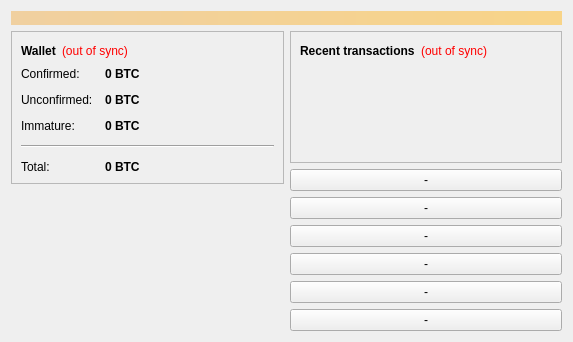
<?xml version="1.0" encoding="UTF-8"?>
<ui version="4.0">
 <class>OverviewPage</class>
 <widget class="QWidget" name="OverviewPage">
  <property name="geometry">
   <rect>
    <x>0</x>
    <y>0</y>
    <width>573</width>
    <height>342</height>
   </rect>
  </property>
  <property name="windowTitle">
   <string>Form</string>
  </property>
  <layout class="QVBoxLayout" name="topLayout">
   <item>
    <widget class="QLabel" name="labelAlerts">
     <property name="visible">
      <bool>false</bool>
     </property>
     <property name="styleSheet">
      <string notr="true">background-color: qlineargradient(x1: 0, y1: 0, x2: 1, y2: 0, stop:0 #F0D0A0, stop:1 #F8D488); color:#000000;</string>
     </property>
     <property name="wordWrap">
      <bool>true</bool>
     </property>
     <property name="margin">
      <number>3</number>
     </property>
    </widget>
   </item>
   <item>
    <layout class="QHBoxLayout" name="horizontalLayout" stretch="1,1">
     <item>
      <layout class="QVBoxLayout" name="verticalLayout_2">
       <item>
        <widget class="QFrame" name="frame">
         <property name="frameShape">
          <enum>QFrame::StyledPanel</enum>
         </property>
         <property name="frameShadow">
          <enum>QFrame::Raised</enum>
         </property>
         <layout class="QVBoxLayout" name="verticalLayout_4">
          <item>
           <layout class="QHBoxLayout" name="horizontalLayout_4">
            <item>
             <widget class="QLabel" name="label_5">
              <property name="font">
               <font>
                <weight>75</weight>
                <bold>true</bold>
               </font>
              </property>
              <property name="text">
               <string>Wallet</string>
              </property>
             </widget>
            </item>
            <item>
             <widget class="QLabel" name="labelWalletStatus">
              <property name="toolTip">
               <string>The displayed information may be out of date. Your wallet automatically synchronizes with the FireFlyCoin network after a connection is established, but this process has not completed yet.</string>
              </property>
              <property name="styleSheet">
               <string notr="true">QLabel { color: red; }</string>
              </property>
              <property name="text">
               <string notr="true">(out of sync)</string>
              </property>
              <property name="alignment">
               <set>Qt::AlignLeading|Qt::AlignLeft|Qt::AlignVCenter</set>
              </property>
             </widget>
            </item>
            <item>
             <spacer name="horizontalSpacer_2">
              <property name="orientation">
               <enum>Qt::Horizontal</enum>
              </property>
              <property name="sizeHint" stdset="0">
               <size>
                <width>40</width>
                <height>20</height>
               </size>
              </property>
             </spacer>
            </item>
           </layout>
          </item>
          <item>
           <layout class="QFormLayout" name="formLayout_2">
            <property name="fieldGrowthPolicy">
             <enum>QFormLayout::AllNonFixedFieldsGrow</enum>
            </property>
            <property name="horizontalSpacing">
             <number>12</number>
            </property>
            <property name="verticalSpacing">
             <number>12</number>
            </property>
            <item row="0" column="0">
             <widget class="QLabel" name="label">
              <property name="text">
               <string>Confirmed:</string>
              </property>
             </widget>
            </item>
            <item row="0" column="1">
             <widget class="QLabel" name="labelBalance">
              <property name="font">
               <font>
                <weight>75</weight>
                <bold>true</bold>
               </font>
              </property>
              <property name="cursor">
               <cursorShape>IBeamCursor</cursorShape>
              </property>
              <property name="toolTip">
               <string>Your current spendable balance</string>
              </property>
              <property name="text">
               <string notr="true">0 BTC</string>
              </property>
              <property name="textInteractionFlags">
               <set>Qt::LinksAccessibleByMouse|Qt::TextSelectableByKeyboard|Qt::TextSelectableByMouse</set>
              </property>
             </widget>
            </item>
            <item row="1" column="0">
             <widget class="QLabel" name="label_3">
              <property name="text">
               <string>Unconfirmed:</string>
              </property>
             </widget>
            </item>
            <item row="1" column="1">
             <widget class="QLabel" name="labelUnconfirmed">
              <property name="font">
               <font>
                <weight>75</weight>
                <bold>true</bold>
               </font>
              </property>
              <property name="cursor">
               <cursorShape>IBeamCursor</cursorShape>
              </property>
              <property name="toolTip">
               <string>Total of transactions that have yet to be confirmed, and do not yet count toward the spendable balance</string>
              </property>
              <property name="text">
               <string notr="true">0 BTC</string>
              </property>
              <property name="textInteractionFlags">
               <set>Qt::LinksAccessibleByMouse|Qt::TextSelectableByKeyboard|Qt::TextSelectableByMouse</set>
              </property>
             </widget>
            </item>
            <item row="2" column="0">
             <widget class="QLabel" name="labelImmatureText">
              <property name="text">
               <string>Immature:</string>
              </property>
             </widget>
            </item>
            <item row="2" column="1">
             <widget class="QLabel" name="labelImmature">
              <property name="font">
               <font>
                <weight>75</weight>
                <bold>true</bold>
               </font>
              </property>
              <property name="toolTip">
               <string>Mined balance that has not yet matured</string>
              </property>
              <property name="text">
               <string notr="true">0 BTC</string>
              </property>
              <property name="textInteractionFlags">
               <set>Qt::LinksAccessibleByMouse|Qt::TextSelectableByKeyboard|Qt::TextSelectableByMouse</set>
              </property>
             </widget>
            </item>
            <item row="3" column="0" colspan="2">
             <widget class="Line" name="line">
              <property name="orientation">
               <enum>Qt::Horizontal</enum>
              </property>
             </widget>
            </item>
            <item row="4" column="0">
             <widget class="QLabel" name="labelTotalText">
              <property name="text">
               <string>Total:</string>
              </property>
             </widget>
            </item>
            <item row="4" column="1">
             <widget class="QLabel" name="labelTotal">
              <property name="font">
               <font>
                <weight>75</weight>
                <bold>true</bold>
               </font>
              </property>
              <property name="cursor">
               <cursorShape>IBeamCursor</cursorShape>
              </property>
              <property name="toolTip">
               <string>Your current total balance</string>
              </property>
              <property name="text">
               <string notr="true">0 BTC</string>
              </property>
              <property name="textInteractionFlags">
               <set>Qt::LinksAccessibleByMouse|Qt::TextSelectableByKeyboard|Qt::TextSelectableByMouse</set>
              </property>
             </widget>
            </item>
           </layout>
          </item>
         </layout>
        </widget>
       </item>
       <item>
        <spacer name="verticalSpacer">
         <property name="orientation">
          <enum>Qt::Vertical</enum>
         </property>
         <property name="sizeHint" stdset="0">
          <size>
           <width>20</width>
           <height>40</height>
          </size>
         </property>
        </spacer>
       </item>
       <item>
        <widget class="QLabel" name="label_2">
         <property name="text">
          <string/>
         </property>
         <property name="pixmap">
          <pixmap resource="../bitcoin.qrc">:/icons/bitcoin</pixmap>
         </property>
        </widget>
       </item>
      </layout>
     </item>
     <item>
      <layout class="QVBoxLayout" name="verticalLayout_3">
       <item>
        <widget class="QFrame" name="frame_2">
         <property name="frameShape">
          <enum>QFrame::StyledPanel</enum>
         </property>
         <property name="frameShadow">
          <enum>QFrame::Raised</enum>
         </property>
         <layout class="QVBoxLayout" name="verticalLayout">
          <item>
           <layout class="QHBoxLayout" name="horizontalLayout_2">
            <item>
             <widget class="QLabel" name="label_4">
              <property name="text">
               <string>&lt;b&gt;Recent transactions&lt;/b&gt;</string>
              </property>
             </widget>
            </item>
            <item>
             <widget class="QLabel" name="labelTransactionsStatus">
              <property name="toolTip">
               <string>The displayed information may be out of date. Your wallet automatically synchronizes with the FireFlyCoin network after a connection is established, but this process has not completed yet.</string>
              </property>
              <property name="styleSheet">
               <string notr="true">QLabel { color: red; }</string>
              </property>
              <property name="text">
               <string notr="true">(out of sync)</string>
              </property>
              <property name="alignment">
               <set>Qt::AlignRight|Qt::AlignTrailing|Qt::AlignVCenter</set>
              </property>
             </widget>
            </item>
            <item>
             <spacer name="horizontalSpacer">
              <property name="orientation">
               <enum>Qt::Horizontal</enum>
              </property>
              <property name="sizeHint" stdset="0">
               <size>
                <width>40</width>
                <height>20</height>
               </size>
              </property>
             </spacer>
            </item>
           </layout>
          </item>
          <item>
           <widget class="QListView" name="listTransactions">
            <property name="styleSheet">
             <string notr="true">QListView { background: transparent; }</string>
            </property>
            <property name="frameShape">
             <enum>QFrame::NoFrame</enum>
            </property>
            <property name="verticalScrollBarPolicy">
             <enum>Qt::ScrollBarAlwaysOff</enum>
            </property>
            <property name="horizontalScrollBarPolicy">
             <enum>Qt::ScrollBarAlwaysOff</enum>
            </property>
            <property name="selectionMode">
             <enum>QAbstractItemView::NoSelection</enum>
            </property>
           </widget>
          </item>
         </layout>
        </widget>
       </item>
       <item>
        <widget class="QPushButton" name="pushButton1">
         <property name="text">
          <string>-</string>
         </property>
        </widget>
       </item>
       <item>
        <widget class="QPushButton" name="pushButton2">
         <property name="text">
          <string>-</string>
         </property>
        </widget>
       </item>
       <item>
        <widget class="QPushButton" name="pushButton3">
         <property name="text">
          <string>-</string>
         </property>
        </widget>
       </item>
       <item>
        <widget class="QPushButton" name="pushButton4">
         <property name="text">
          <string>-</string>
         </property>
        </widget>
       </item>
       <item>
        <widget class="QPushButton" name="pushButton5">
         <property name="text">
          <string>-</string>
         </property>
        </widget>
       </item>
       <item>
        <widget class="QPushButton" name="pushButton6">
         <property name="text">
          <string>-</string>
         </property>
        </widget>
       </item>
       <item>
        <spacer name="verticalSpacer_2">
         <property name="orientation">
          <enum>Qt::Vertical</enum>
         </property>
         <property name="sizeHint" stdset="0">
          <size>
           <width>20</width>
           <height>40</height>
          </size>
         </property>
        </spacer>
       </item>
      </layout>
     </item>
    </layout>
   </item>
  </layout>
 </widget>
 <resources>
  <include location="../bitcoin.qrc"/>
 </resources>
 <connections/>
</ui>
